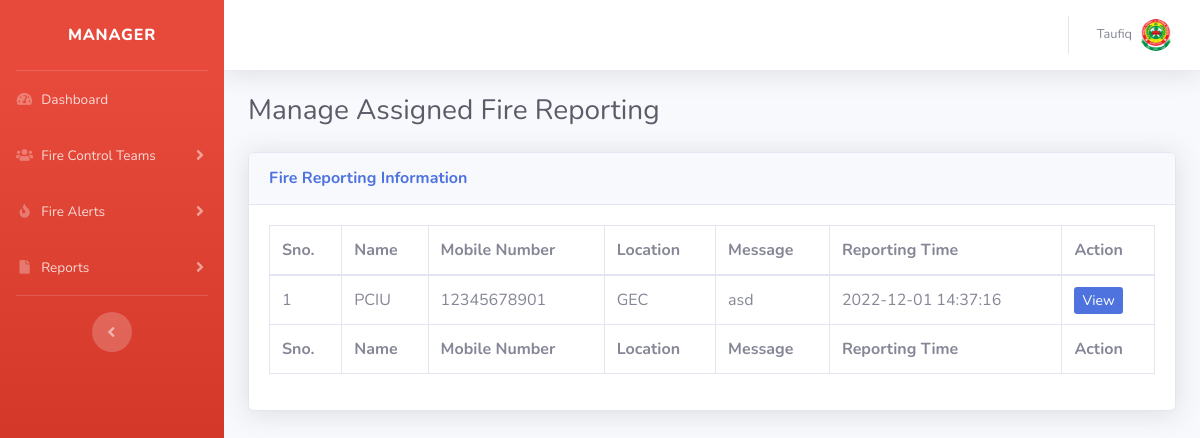
/admin/assigned-requests2.php (signed in), run on the app's committed database.
### tables this page shows
CREATE TABLE `tblmanager` (
  `ManagerID` int(11) NOT NULL,
  `ManagerName` varchar(50) NOT NULL,
  `ManagerUsername` varchar(200) NOT NULL,
  `ManagerContact` varchar(12) NOT NULL,
  `ManagerEmail` varchar(100) NOT NULL,
  `ManagerPass` varchar(100) NOT NULL,
  `isActive` int(1) DEFAULT NULL
);

CREATE TABLE `tblsite` (
  `id` int(11) NOT NULL,
  `siteTitle` varchar(255) DEFAULT NULL,
  `siteLogo` varchar(255) DEFAULT NULL,
  `sitephone` varchar(11) DEFAULT NULL
);

CREATE TABLE `tblfirereport` (
  `id` int(11) NOT NULL,
  `fullName` varchar(255) DEFAULT NULL,
  `mobileNumber` bigint(12) DEFAULT NULL,
  `location` mediumtext DEFAULT NULL,
  `messgae` mediumtext DEFAULT NULL,
  `assignTo` int(11) DEFAULT NULL,
  `status` varchar(120) DEFAULT NULL,
  `postingDate` timestamp NULL DEFAULT current_timestamp(),
  `assignTime` varchar(255) DEFAULT NULL,
  `assignTme` varchar(255) NOT NULL
);

### admin/assigned-requests2.php (the view, shortened to what this page needs)
<?php session_start();
include_once('includes/config.php');
if (strlen($_SESSION['aaid']==0)) {
  header('location:logout.php');
  } else{
?>
<!DOCTYPE html>
<html lang="en">
<head>
    <link href="vendor/fontawesome-free/css/all.min.css" rel="stylesheet" type="text/css">
    <link href="css/sb-admin-2.min.css" rel="stylesheet">
</head>
<body id="page-top">
    <div id="wrapper">
  <?php include_once('includes/sidebar2.php');?>
        <div id="content-wrapper" class="d-flex flex-column">
            <div id="content">
<?php include_once('includes/topbar2.php');?>
                <div class="container-fluid">
                       <div class="d-sm-flex align-items-center justify-content-between mb-4">
                        <h1 class="h3 mb-0 text-gray-800">Manage Assigned Fire Reporting</h1>
                    </div>
                    <div class="card shadow mb-4">
                        <div class="card-header py-3">
                            <h6 class="m-0 font-weight-bold text-primary">Fire Reporting Information</h6>
                        </div>
                        <div class="card-body">
                            <div class="table-responsive">
                                <table class="table table-bordered"  width="100%" cellspacing="0">
                                    <thead>
                                        <tr>
                                            <th>Sno.</th>
                                            <th>Name</th>
                                            <th>Mobile Number</th>
                                            <th>Location </th>
                                             <th>Message</th>
                                             <th>Reporting Time</th>
                                            <th>Action</th>
                                        </tr>
                                    </thead>
                                    <tfoot>
                                     <tr>
                                            <th>Sno.</th>
                                            <th>Name</th>
                                            <th>Mobile Number</th>
                                            <th>Location </th>
                                             <th>Message</th>
                                             <th>Reporting Time</th>
                                            <th>Action</th>
                                        </tr>
                                    </tfoot>
                                    <tbody>
<?php $query=mysqli_query($con,"select * from tblfirereport where status='Assigned'");
$cnt=1;
while($row=mysqli_fetch_array($query)){
?>
                                        <tr>
                                            <td><?php echo $cnt;?></td>
                                            <td><?php echo $row['fullName'];?></td>
                                            <td><?php echo $row['mobileNumber'];?></td>
                                            <td><?php echo $row['location'];?></td>
                                            <td><?php echo $row['messgae'];?></td>
                                            <td><?php echo $row['postingDate'];?></td>
                                            <td>
                                <a href="request-details2.php?requestid=<?php echo $row['id'];?>" class="btn-sm btn-primary">View</a>
                              </td>
                                        </tr>
                               <?php $cnt++;
                           } ?>
                                    </tbody>
                                </table>
                            </div>
                        </div>
                    </div>
                </div>
            </div>
        </div>
    </div>
</body>
</html>
<?php } ?>

### admin/includes/topbar2.php (shortened to what this page needs)
<nav class="navbar navbar-expand navbar-light bg-white topbar mb-4 static-top shadow">
<?php if($_SESSION['aaid']):?>
<ul class="navbar-nav ml-auto">
    <li class="nav-item dropdown no-arrow">
        <a class="nav-link dropdown-toggle" href="#" id="userDropdown" role="button"
            data-toggle="dropdown" aria-haspopup="true" aria-expanded="false">
<?php
$adid=$_SESSION['aaid'];
$ret1=mysqli_query($con,"select ManagerUsername from tblmanager where ManagerID='$adid'");
while($row1=mysqli_fetch_array($ret1)){
?>
            <span class="mr-2 d-none d-lg-inline text-gray-600 small"><?php  echo $row1['ManagerUsername'];?></span>
       <?php } ?>
            <img class="img-profile rounded-circle"
                src="uploadeddata/<?php echo $logo;?>">
        </a>
    </li>
</ul>
<?php endif;?>
</nav>

### data on the page
tblmanager: ManagerUsername "Taufiq"
tblsite: siteLogo (picture)
tblfirereport: fullName "PCIU", mobileNumber "12345678901", location "GEC", messgae "asd", postingDate "2022-12-01 14:37:16"
